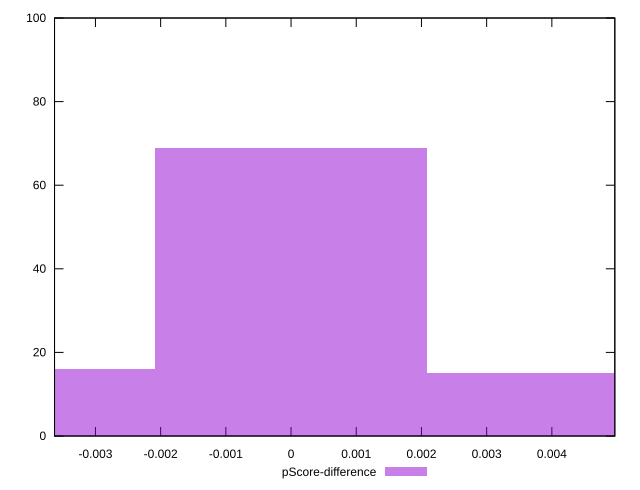

Recreate this plot in gnuplot.
reset

$pScoreDifference <<EOF
0 69
-0.004181358056875289 16
0.004181358056875289 15
EOF

set key outside below
set boxwidth 0.004181358056875289
set xrange [-0.003627499987681637:0.00496583335101608]
set yrange [0:100]
set trange [0:100]
set style fill transparent solid 0.5 noborder
set terminal svg size 640, 490 enhanced background rgb 'white'
set output "report_00021_2021-02-20T09:16:39.615Z/uses-rel-preconnect/samples/pages+cached/pScore-difference/histogram.svg"

plot $pScoreDifference title "pScore-difference" with boxes

reset
